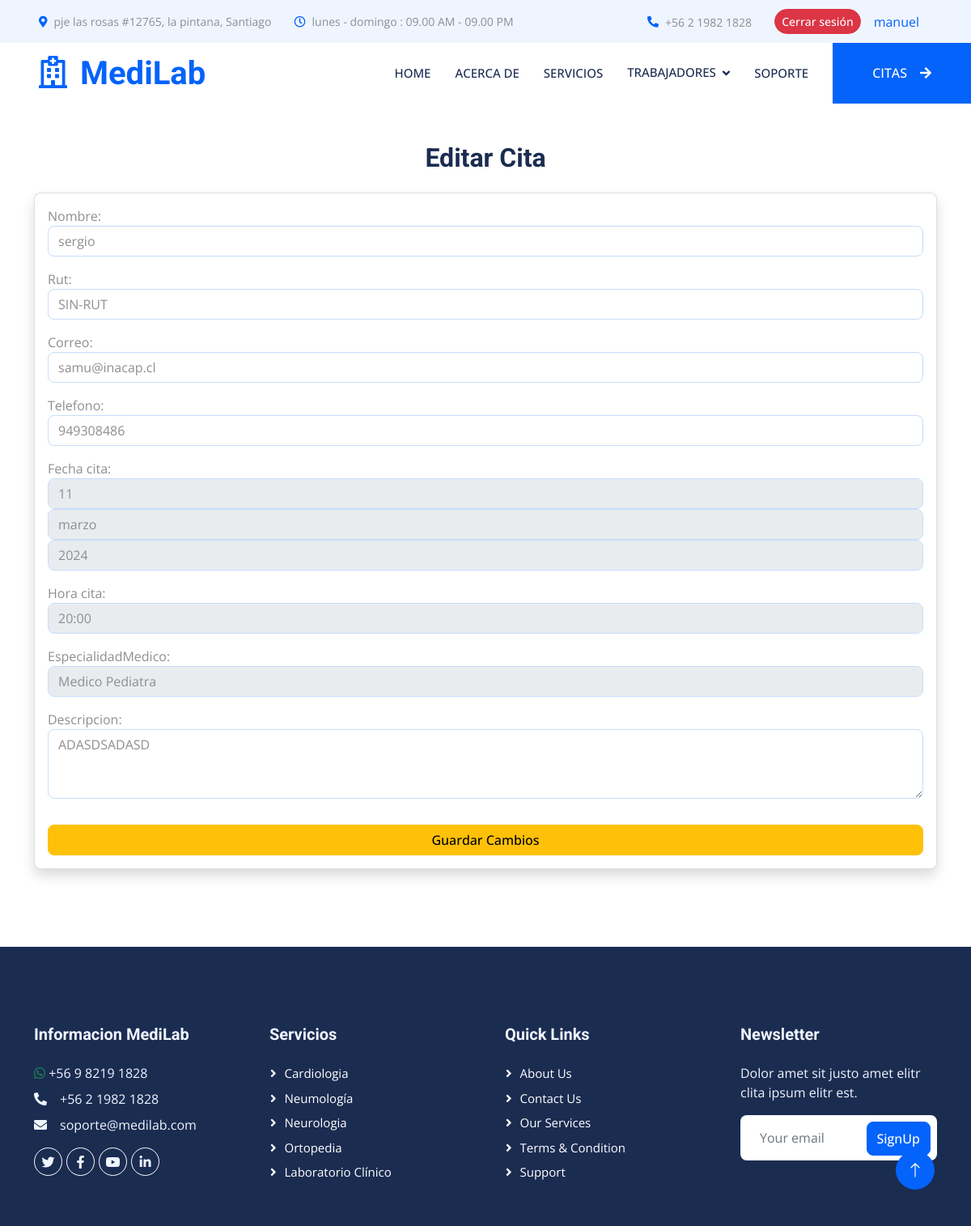
The page /recepcionista/editar_cita/4/ (signed in) on the database its author committed.
### core/models.py (models this page shows, shortened)
class Cita(models.Model):
    rut = models.CharField(max_length=12)
    nombre = models.CharField(max_length=50)
    correo = models.EmailField()
    telefono = models.CharField(max_length=12)
    fecha_cita = models.DateField()
    hora_cita = models.IntegerField(choices=opciones_horarios)
    especialidadMedico= models.ForeignKey(MedicosEspecialidad,on_delete=models.PROTECT)
    descripcion = models.TextField()

### core/views.py (the view)
# urls.py: path('recepcionista/editar_cita/<int:id>/', editar_cita, name="editar_cita"),
@permission_required('core.change_citas')
def editar_cita(request, id):
    cita = get_object_or_404(Cita, id=id)  # Obtener la cita específica
    if request.method == 'POST':
        form = CitaForm(request.POST, instance=cita)  # Prellenar el formulario con los datos existentes
        if form.is_valid():
            form.save()  # Guardar los cambios
            return redirect('recepcionista')  # Redirigir al panel del recepcionista
    else:
        form = CitaForm(instance=cita)  # Mostrar los datos actuales en el formulario
    return render(request, 'core/trabajos/editar_cita.html', {'form': form, 'cita': cita})

### core/forms.py (shortened to what this page needs)
class CitaForm(forms.ModelForm):
    class Meta:
        model = Cita
        fields = ['nombre', 'rut', 'correo', 'telefono', 'fecha_cita', 'hora_cita', 'especialidadMedico', 'descripcion']
        widgets = {
            'nombre': forms.TextInput(attrs={'class': 'form-control', 'placeholder': 'Ingresa tu nombre'}),
            'rut': forms.TextInput(attrs={'class': 'form-control', 'placeholder': 'Ingresa tu rut'}),
            'correo': forms.EmailInput(attrs={'class': 'form-control', 'placeholder': 'Ingresa tu correo'}),
            'telefono': forms.TextInput(attrs={'class': 'form-control', 'placeholder': 'Ingresa tu teléfono'}),
            'fecha_cita': forms.SelectDateWidget(attrs={'class': 'form-control'}),
            'hora_cita': forms.Select(attrs={'class': 'form-control'}),
            'especialidadMedico': forms.Select(attrs={'class': 'form-control'}),
            'descripcion': forms.Textarea(attrs={'class': 'form-control', 'placeholder': 'Describe tu problema', 'rows': 3}),
        }

### core/models.py (called while the page is built)
    def __str__(self):
        return self.especialidad

### core/templates/core/trabajos/editar_cita.html (shortened to what this page needs)
{% extends 'core/base.html' %}
{% block Principal %}
<div class="container py-5">
    <h2 class="text-center mb-4">Editar Cita</h2>
    <div class="card shadow">
        <div class="card-body">
            <form method="POST">
                {{ form.as_p }}
                <button type="submit" class="btn btn-warning w-100 mt-3">Guardar Cambios</button>
            </form>
        </div>
    </div>
</div>
{% endblock %}

### core/templates/core/base.html (shortened to what this page needs)
{% load static %}
<!DOCTYPE html>
<html lang="es">
<head>
    <link href="https://cdnjs.cloudflare.com/ajax/libs/font-awesome/5.10.0/css/all.min.css" rel="stylesheet">
    <link href="https://cdn.jsdelivr.net/npm/bootstrap-icons@1.4.1/font/bootstrap-icons.css" rel="stylesheet">
    <link href="{% static 'core/lib/animate/animate.min.css' %}" rel="stylesheet">
    <link href="{% static 'core/lib/owlcarousel/assets/owl.carousel.min.css' %}" rel="stylesheet">
    <link href="{% static 'core/lib/tempusdominus/css/tempusdominus-bootstrap-4.min.css' %}" rel="stylesheet" />
    <link href="{% static 'core/css/bootstrap.min.css' %}" rel="stylesheet">
    <link href="{% static 'core/css/style.css' %}" rel="stylesheet">
</head>
<body>
    <div class="container-fluid bg-light p-0 wow fadeIn" data-wow-delay="0.1s">
        <div class="row gx-0 d-none d-lg-flex">
            <div class="col-lg-7 px-5 text-start">
                <div class="h-100 d-inline-flex align-items-center py-3 me-4">
                    <small class="fa fa-map-marker-alt text-primary me-2"></small>
                    <small>pje las rosas #12765, la pintana, Santiago</small>
                </div>
                <div class="h-100 d-inline-flex align-items-center py-3">
                    <small class="far fa-clock text-primary me-2"></small>
                    <small>lunes - domingo : 09.00 AM - 09.00 PM</small>
                </div>
            </div>
            <div class="col-lg-5 px-5 text-end">
                <div class="h-100 d-inline-flex align-items-center py-3 me-4">
                    <small class="fa fa-phone-alt text-primary me-2"></small>
                    <small>+56 2 1982 1828</small>
                </div>
                <div class="h-100 d-inline-flex align-items-center">
                    {% if user.is_authenticated %}
                    <form action="/logout/" method="post" class="d-flex align-items-center">
                        <button type="submit" class="btn btn-danger btn-sm rounded-pill ">Cerrar sesión</button>
                    </form>
                    {% else %}
                        <a href="{% url 'login' %}" class="btn btn-primary me-2 ">Iniciar sesión</a>
                        <a href="{% url 'registro' %}" class="btn btn-primary ">Registrate</a>
                    {% endif %}
                    <a href="#" class="nav-item nav-link">{{ user.username }}</a>
                </div>
            </div>
        </div>
    </div>
<nav class="navbar navbar-expand-lg bg-white navbar-light sticky-top p-0 wow fadeIn" data-wow-delay="0.1s">
    <a href="index.html" class="navbar-brand d-flex align-items-center px-4 px-lg-5">
        <h1 class="m-0 text-primary"><i class="far fa-hospital me-3"></i>MediLab</h1>
    </a>
    <div class="collapse navbar-collapse" id="navbarCollapse">
        <div class="navbar-nav ms-auto p-4 p-lg-0 align-items-center d-flex">
            <a href="{% url 'index' %}" class="nav-item nav-link">Home</a>
            <a href="{% url 'sobrenosotros' %}" class="nav-item nav-link">Acerca de</a>
            <a href="{% url 'servicios' %}" class="nav-item nav-link">Servicios</a>
            <div class="nav-item dropdown">
                <a href="#" class="nav-link dropdown-toggle" data-bs-toggle="dropdown">Trabajadores</a>
            </div>
            <a href="{% url 'soporte' %}" class="nav-item nav-link">Soporte</a>
        </div>
        <a href="{% url 'citas' %}" class="btn btn-primary rounded-0 py-4 px-lg-5 d-none d-lg-block">CITAS<i class="fa fa-arrow-right ms-3"></i></a>
    </div>
</nav>
{% block Principal %}
{% endblock%}
    <div class="container-fluid bg-dark text-light footer mt-5 pt-5 wow fadeIn" data-wow-delay="0.1s">
        <div class="container py-5">
            <div class="row g-5">
                <div class="col-lg-3 col-md-6">
                    <h5 class="text-light mb-4">Informacion MediLab</h5>
                    <p class="mb-2"><i class="fab fa-whatsapp text-success"></i> +56 9 8219 1828</p>
                    <p class="mb-2"><i class="fa fa-phone-alt me-3"></i>+56 2 1982 1828</p>
                    <p class="mb-2"><i class="fa fa-envelope me-3"></i>soporte@medilab.com</p>
                    <div class="d-flex pt-2">
                        <a class="btn btn-outline-light btn-social rounded-circle" href=""><i class="fab fa-twitter"></i></a>
                        <a class="btn btn-outline-light btn-social rounded-circle" href=""><i class="fab fa-facebook-f"></i></a>
                        <a class="btn btn-outline-light btn-social rounded-circle" href=""><i class="fab fa-youtube"></i></a>
                        <a class="btn btn-outline-light btn-social rounded-circle" href=""><i class="fab fa-linkedin-in"></i></a>
                    </div>
                </div>
                <div class="col-lg-3 col-md-6">
                    <h5 class="text-light mb-4">Servicios</h5>
                    <a class="btn btn-link" href="">Cardiologia</a>
                    <a class="btn btn-link" href="">Neumología</a>
                    <a class="btn btn-link" href="">Neurologia</a>
                    <a class="btn btn-link" href="">Ortopedia</a>
                    <a class="btn btn-link" href="">Laboratorio Clínico</a>
                </div>
                <div class="col-lg-3 col-md-6">
                    <h5 class="text-light mb-4">Quick Links</h5>
                    <a class="btn btn-link" href="">About Us</a>
                    <a class="btn btn-link" href="">Contact Us</a>
                    <a class="btn btn-link" href="">Our Services</a>
                    <a class="btn btn-link" href="">Terms & Condition</a>
                    <a class="btn btn-link" href="">Support</a>
                </div>
                <div class="col-lg-3 col-md-6">
                    <h5 class="text-light mb-4">Newsletter</h5>
                    <p>Dolor amet sit justo amet elitr clita ipsum elitr est.</p>
                    <div class="position-relative mx-auto" style="max-width: 400px;">
                        <input class="form-control border-0 w-100 py-3 ps-4 pe-5" type="text" placeholder="Your email">
                        <button type="button" class="btn btn-primary py-2 position-absolute top-0 end-0 mt-2 me-2">SignUp</button>
                    </div>
                </div>
            </div>
        </div>
    </div>
    <a href="#" class="btn btn-lg btn-primary btn-lg-square rounded-circle back-to-top"><i class="bi bi-arrow-up"></i></a>
</body>
</html>

### core/static/core/css/style.css (style rules this page uses)
:root { --primary: #0463FA; --light: #EFF5FF; --dark: #1B2C51; }
.back-to-top { position: fixed; display: none; right: 45px; bottom: 45px; z-index: 99; }
.btn { font-weight: 500; transition: .5s; }
.btn.btn-primary, .btn.btn-secondary { color: #FFFFFF; }
.btn-lg-square { width: 48px; height: 48px; }
.btn-square, .btn-sm-square, .btn-lg-square { padding: 0; display: flex; align-items: center; justify-content: center; font-weight: normal; }
.navbar .dropdown-toggle::after { border: none; content: "\f107"; font-family: "Font Awesome 5 Free"; font-weight: 900; vertical-align: middle; margin-left: 8px; }
.navbar .navbar-nav .nav-link { margin-right: 30px; padding: 25px 0; color: #FFFFFF; font-size: 15px; font-weight: 500; text-transform: uppercase; outline: none; }
.navbar .navbar-brand, .navbar a.btn { height: 75px; }
.navbar .navbar-nav .nav-link { color: var(--dark); font-weight: 500; }
.navbar.sticky-top { top: -100px; transition: .5s; }
.footer .btn.btn-social { margin-right: 5px; width: 35px; height: 35px; display: flex; align-items: center; justify-content: center; color: var(--light); border: 1px solid #FFFFFF; transition: .3s; }
.footer .btn.btn-link { display: block; margin-bottom: 5px; padding: 0; text-align: left; color: #FFFFFF; font-size: 15px; font-weight: normal; text-transform: capitalize; transition: .3s; }
.footer .btn.btn-link::before { position: relative; content: "\f105"; font-family: "Font Awesome 5 Free"; font-weight: 900; margin-right: 10px; }

### rows shown on the page
Cita: nombre "sergio", rut "SIN-RUT", correo "samu@inacap.cl", telefono "949308486", hora_cita "20:00", especialidadMedico "Medico Pediatra", descripcion "ADASDSADASD"

### other values the page prints
{{ user.username }} "manuel"
